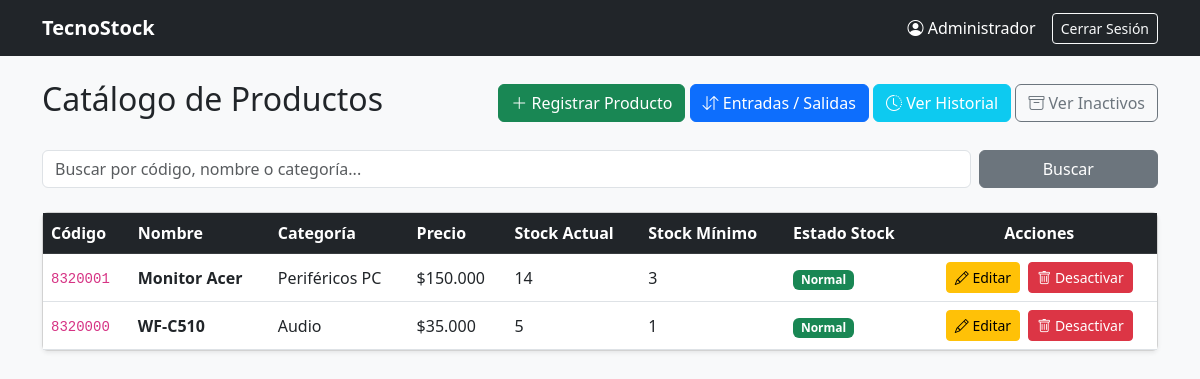
The page /index.php (signed in) on the database its author committed.
### tables this page shows
CREATE TABLE `producto` (
  `id_producto` int(11) NOT NULL,
  `código` varchar(50) NOT NULL,
  `nombre` varchar(100) NOT NULL,
  `descripción` text DEFAULT NULL,
  `precio` decimal(10,2) NOT NULL CHECK (`precio` >= 0),
  `stock_actual` int(11) NOT NULL CHECK (`stock_actual` >= 0),
  `stock_mínimo` int(11) NOT NULL CHECK (`stock_mínimo` >= 0),
  `estado` int(11) DEFAULT 1,
  `id_categoria` int(11) NOT NULL
);

CREATE TABLE `categoria` (
  `id_categoria` int(11) NOT NULL,
  `nombre` varchar(100) NOT NULL,
  `descripción` text DEFAULT NULL,
  `estado` int(11) DEFAULT 1
);

### index.php (the view, shortened to what this page needs)
<?php
require_once 'conexion.php';
$busqueda = isset($_GET['buscar']) ? trim($_GET['buscar']) : '';
$sql = "SELECT p.*, c.nombre AS categoria_nombre
        FROM producto p
        INNER JOIN categoria c ON p.id_categoria = c.id_categoria
        WHERE p.estado = 1";
$sql .= " ORDER BY p.id_producto DESC";
$stmt = $pdo->prepare($sql);
if (!empty($busqueda)) {
    $stmt->execute(['busqueda'=>"%$busqueda%"]);
} else {
    $stmt->execute();
}
$productos = $stmt->fetchAll();
?>
<!DOCTYPE html>
<html lang="es">
<head>
    <link href="https://cdn.jsdelivr.net/npm/bootstrap@5.3.0/dist/css/bootstrap.min.css" rel="stylesheet">
    <link rel="stylesheet" href="https://cdn.jsdelivr.net/npm/bootstrap-icons@1.10.5/font/bootstrap-icons.css">
</head>
<body class="bg-light">
    <nav class="navbar navbar-expand-lg navbar-dark bg-dark mb-4">
        <div class="container">
            <a class="navbar-brand fw-bold" href="index.php">TecnoStock</a>
            <div class="d-flex align-items-center">
                <span class="text-white me-3"><i class="bi bi-person-circle"></i> <?php echo htmlspecialchars($_SESSION['nombre']); ?></span>
                <a href="logout.php" class="btn btn-outline-light btn-sm">Cerrar Sesión</a>
            </div>
        </div>
    </nav>
    <div class="container">
        <div class="d-flex justify-content-between align-items-center mb-4">
            <h2>Catálogo de Productos</h2>
            <div>
                <a href="nuevo_producto.php" class="btn btn-success"><i class="bi bi-plus-lg"></i> Registrar Producto</a>
                <a href="registrar_movimiento.php" class="btn btn-primary"><i class="bi bi-arrow-down-up"></i> Entradas / Salidas</a>
                <a href="historial_movimientos.php" class="btn btn-info text-white"><i class="bi bi-clock-history"></i> Ver Historial</a>
                <a href="productos_inactivos.php" class="btn btn-outline-secondary"><i class="bi bi-archive"></i> Ver Inactivos</a>
            </div>
        </div>
        <form method="GET" action="index.php" class="row g-2 mb-4">
            <div class="col-md-10">
                <input type="text" name="buscar" class="form-control" placeholder="Buscar por código, nombre o categoría..." value="<?php echo htmlspecialchars($busqueda); ?>">
            </div>
            <div class="col-md-2">
                <button type="submit" class="btn btn-secondary w-100">Buscar</button>
            </div>
        </form>
        <div class="card shadow-sm">
            <div class="card-body p-0">
                <div class="table-responsive">
                    <table class="table table-hover align-middle mb-0">
                        <thead class="table-dark">
                            <tr>
                                <th>Código</th>
                                <th>Nombre</th>
                                <th>Categoría</th>
                                <th>Precio</th>
                                <th>Stock Actual</th>
                                <th>Stock Mínimo</th>
                                <th>Estado Stock</th>
                                <th class="text-center">Acciones</th>
                            </tr>
                        </thead>
                        <tbody>
                            <?php if (empty($productos)): ?>
                                <tr>
                                    <td colspan="8" class="text-center py-4 text-muted">No se encontraron productos registrados.</td>
                                </tr>
                            <?php else: ?>
                                <?php foreach ($productos as $prod): ?>
                                    <tr>
                                        <td><code><?php echo htmlspecialchars($prod['código']); ?></code></td>
                                        <td><strong><?php echo htmlspecialchars($prod['nombre']); ?></strong></td>
                                        <td><?php echo htmlspecialchars($prod['categoria_nombre']); ?></td>
                                        <td>$<?php echo number_format($prod['precio'], 0, ',', '.'); ?></td>
                                        <td><?php echo $prod['stock_actual']; ?></td>
                                        <td><?php echo $prod['stock_mínimo']; ?></td>
                                        <td>
                                            <?php if ($prod['stock_actual'] <= $prod['stock_mínimo']): ?>
                                                <span class="badge bg-danger"><i class="bi bi-exclamation-triangle"></i> ¡Bajo Stock!</span>
                                            <?php else: ?>
                                                <span class="badge bg-success">Normal</span>
                                            <?php endif; ?>
                                        </td>
                                        <td class="text-center">
                                            <a href="editar_producto.php?id=<?php echo $prod['id_producto']; ?>" class="btn btn-warning btn-sm me-1"><i class="bi bi-pencil"></i> Editar</a>
                                            <a href="desactivar_producto.php?id=<?php echo $prod['id_producto']; ?>" class="btn btn-danger btn-sm" onclick="return confirm('¿Seguro que deseas desactivar este producto?');"><i class="bi bi-trash"></i> Desactivar</a>
                                        </td>
                                    </tr>
                                <?php endforeach; ?>
                            <?php endif; ?>
                        </tbody>
                    </table>
                </div>
            </div>
        </div>
    </div>
</body>
</html>

### rows shown on the page
producto: código "8320001", nombre "Monitor Acer", id_categoria.nombre "Periféricos PC", precio "150.000", stock_actual "14", stock_mínimo "3", shows "Normal"
producto: código "8320000", nombre "WF-C510", id_categoria.nombre "Audio", precio "35.000", stock_actual "5", stock_mínimo "1", shows "Normal"

### other values the page prints
$_SESSION['nombre'] "Administrador"
